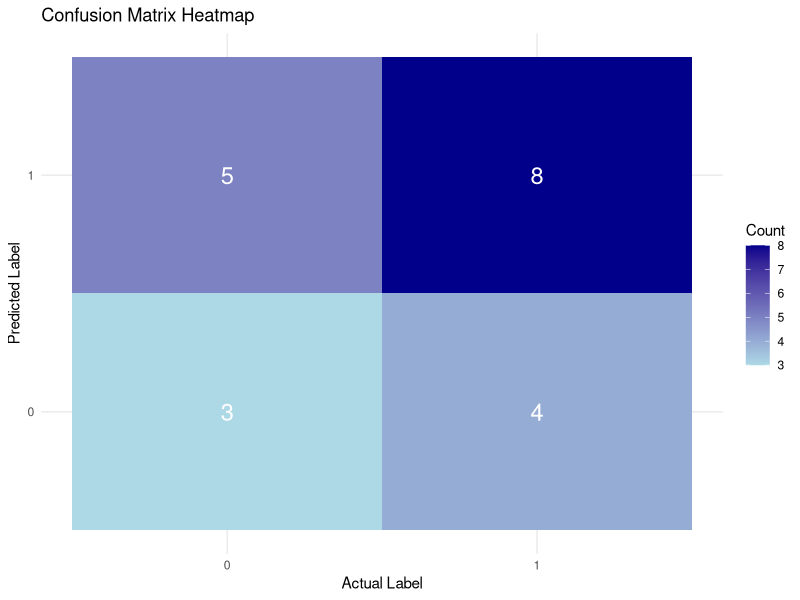

This figure's R source:
# program summary
# unsupervised learning -> 
# 

## Load necessary libraries
library(caret)
library(dplyr)
library(pROC)

################################################
# STEP 1 PRE-PROCESSING AND DATA CURATION 
################################################

# Simulate healthcare data (100 patients)
# We are setting the base for the sequence of numbers in the dataset
# The seed allocates a certain sequence of fixed numbers to the dataset

set.seed(123) 

# setting the dataset

data <- data.frame(
  Age = sample(40:80, 100, replace = TRUE), #ages between 40-80
  
  Cholesterol = rnorm(100, mean = 200, sd = 30),
  
  BloodPressure = rnorm(100, mean = 120, sd = 15),
  
  Outcome = sample(0:1, 100, replace = TRUE)
)


# Introduce some missing values randomly

data$Cholesterol[sample(1:100, 10)] <- NA #10 values from 1-100 index will be given NA


# Handle missing values by imputing median 
# mutate_all() goes through all columns
# the period represents the specific column in the iteration
# it is good practice to go through every column when replacing NAs

data <- data %>% mutate_all(~ifelse(is.na(.), median(., na.rm = TRUE), .)) #mutate all applies rule to all column and period is used to specify column iteration 


# normalise numeric features
# we are basically setting all the numeric values to a common scale
# all features have a mean of 0 and standard deviation of 1
# it is important to normalise all columns

preProcess_data <- preProcess(data[, c("Age", "Cholesterol", "BloodPressure")],
                              method = c("center", "scale")) #center + scale makes mean: 0 + SD: 1

normalised_data <- predict(preProcess_data, data)


# Append Outcome column back to the normalised dataset

normalised_data$Outcome <- data$Outcome

################################################
# STEP 2 DEEP LEARNING MODEL
################################################

# Load library

library(randomForest)

# Split data into training and testing sets

set.seed(123)

trainIndex <- createDataPartition(normalised_data$Outcome, p = 0.8, list = FALSE)

trainData <- normalised_data[trainIndex, ]

testData <- normalised_data[-trainIndex, ]

trainData$Outcome <- as.factor(trainData$Outcome)
testData$Outcome  <- as.factor(testData$Outcome)


# Train a random forest model
#random forest is supervised learning

rf_model <- randomForest(
  
  Outcome ~ Age + Cholesterol + BloodPressure, 
  
  data = trainData, 
  
  ntree = 100  # Number of trees
  
)


# Predict on test data

rf_predictions <- predict(rf_model, testData, type = "response")


# Evaluate model performance

conf_matrix <- table(testData$Outcome, rf_predictions)

print(conf_matrix)


# you can also visualise the confusion matrix on a heatmap
# converting from wide format (matrix) to long format (tidy data)


conf_df <- as.data.frame(as.table(conf_matrix))

colnames(conf_df) <- c("Actual", "Predicted", "Count")


# Plot confusion matrix as a heatmap

ggplot(conf_df, aes(x = Actual, y = Predicted, fill = Count)) +
  
  geom_tile() +
  
  geom_text(aes(label = Count), color = "white", size = 6) +
  
  scale_fill_gradient(low = "lightblue", high = "darkblue") +
  
  labs(title = "Confusion Matrix Heatmap", x = "Actual Label", y = "Predicted Label") +
  
  theme_minimal()
